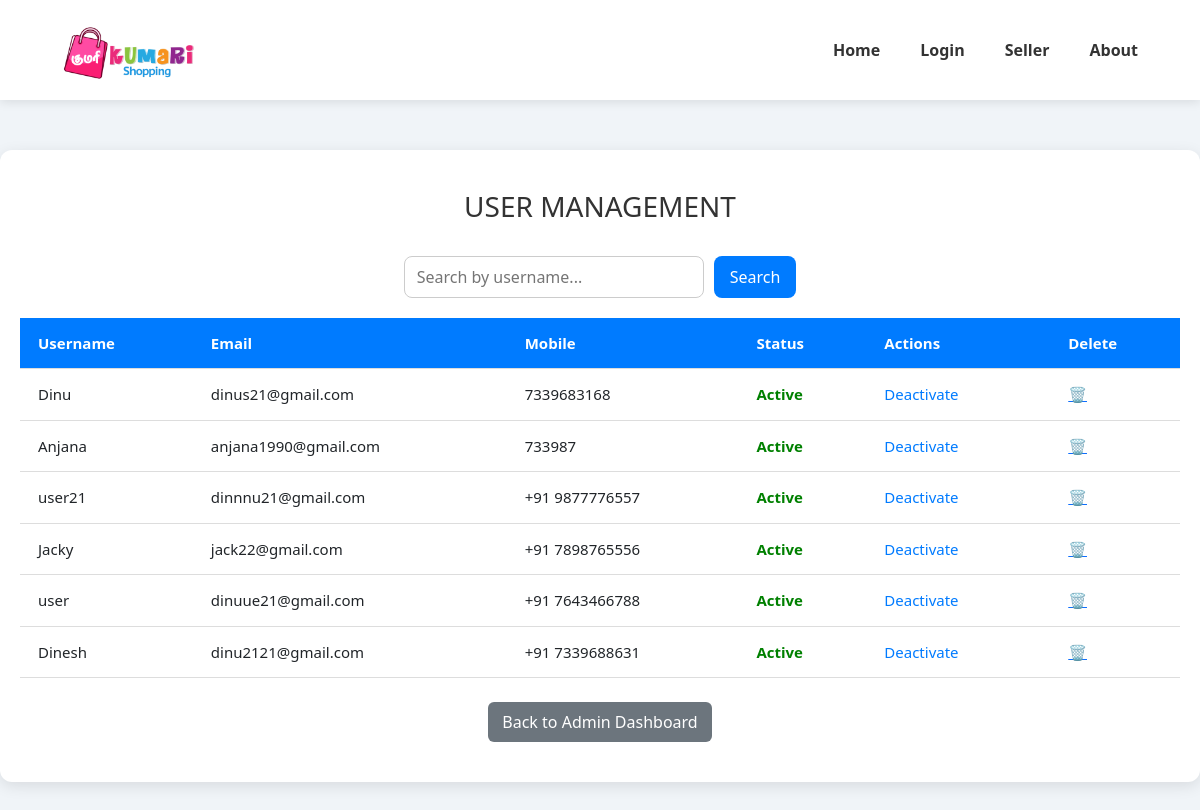
Page /admin-dashboard/user/ on the committed database.
### accounts/models.py (models this page shows, shortened)
class CustomUser(AbstractUser):
    user_role=(
        ('user','User'),
        ('seller','Seller'),
        ('admin','Admin'),
    )
    user_type= models.CharField(max_length=10,choices=user_role,default='user')
    user_profile=models.ImageField(
        upload_to='user_images',
        default='null',
        blank=False,
        validators=[FileExtensionValidator(allowed_extensions=['jpg', 'jpeg', 'png', 'svg','webp'])]
        )
    seller_profile=models.ImageField(
        upload_to='seller_images',
        default='null',
        blank=False,
        validators=[FileExtensionValidator(allowed_extensions=['jpg', 'jpeg', 'png', 'svg','webp'])]
        )
    mobile = models.CharField(
        max_length=14,
        unique=True,
        validators=[RegexValidator(r'^\+91\s?\d{10}$', 'Enter a valid mobile number with country code.')],
        verbose_name='Mobile Number'
    )
    address = models.TextField(
        max_length=150,
        blank=False,
        verbose_name='Address'
    )
    username = models.CharField(
        max_length=150,  # You can change this if needed
        unique=True,
        blank=False,
        null=False,
        validators=[RegexValidator(r'^[a-zA-Z][a-zA-Z0-9]*$','Username only starts with alphabetic characters')]
    )
    first_name = models.CharField(
        max_length=50,
        blank=False,
        validators=[RegexValidator(r'^[a-zA-Z]+$', 'Only alphabetic characters are allowed.')]
    )
    last_name = models.CharField(
        max_length=50,
        blank=False,
        validators=[RegexValidator(r'^[a-zA-Z]+$', 'Only alphabetic characters are allowed.')]
        )
    email = models.EmailField(
        blank=False,
        unique=True)
    is_active = models.BooleanField(default=True)
    objects = CustomUserManager()
    USERNAME_FIELD = 'username'
    REQUIRED_FIELDS = ['mobile']

### admin_dashboard/views.py (the view)
# urls.py: path('user/',views.user,name='user'),
def user(request):
    q_user = request.GET.get('q')
    users = CustomUser.objects.filter(user_type='user')
    if q_user:
        users = users.filter(username__icontains=q_user)
    for user in users:
        if q_user:
            pattern = re.compile(re.escape(q_user), re.IGNORECASE)
            highlighted = pattern.sub(
                lambda m: f'<span style="background-color: yellow;">{m.group(0)}</span>',
                user.username
            )
            user.highlighted_username = mark_safe(highlighted)
        else:
            user.highlighted_username = user.username
    return render(request, 'admin-user.html', {'users': users})

### templates/admin-user.html (shortened to what this page needs)
{% extends "base.html" %}
{% load static %}
{% block content %}
<div class="container">
    <h3>USER MANAGEMENT</h3> <br>
  <form method="get">
    <input type="text" name="q" placeholder="Search by username..." value="{{ request.GET.q }}">
    <button type="submit">Search</button>
  </form>
  <table>
    <tr>
      <th>Username</th>
      <th>Email</th>
      <th>Mobile</th>
      <th>Status</th>
      <th>Actions</th>
      <th>Delete</th>
    </tr>
    {% for user in users %}
    <tr>
        <td>{{ user.highlighted_username | safe }}</td>
        <td>{{ user.email }}</td>
        <td>{{ user.mobile }}</td>
        <td>
            {% if user.is_active %}
            <span style="color: green; font-weight: bold;">Active</span>
            {% else %}
            <span style="color: red; font-weight: bold;">Deactivated</span>
            {% endif %}
        </td>
        <td class="action-links">
            {% if user.is_active %}
            <a href="{% url 'deactivate_user' user.id %}">Deactivate</a>
            {% else %}
            <a href="{% url 'activate_user' user.id %}">Activate</a>
            {% endif %}
        </td>
        <td>
            <a href="{% url 'delete_user' user.id %}">🗑️</a>
        </td>
    </tr>
    {% empty %}
      <tr>
        <td colspan="5" class="no-results">No users found.</td>
      </tr>
    {% endfor %}
  </table> <br>
  <div style="text-align: center;">
  <a href="{% url 'admin_dashboard' %}" class="back-button">Back to Admin Dashboard</a>
  </div>
</div>
{% endblock %}

### static/css/style.css (style rules this page uses)
body { margin: 0; padding: 0; height: 100%; }

### templates/navbar.html (style rules this page uses)
button { padding: 6px 14px; background-color: #007bff; color: white; border: none; font-size: 16px; border-radius: 8px; cursor: pointer; transition: background-color 0.3s; }

### templates/admin-user.html (style rules this page uses)
body { font-family: 'Segoe UI', sans-serif; background-color: #f0f4f8; }
.container { max-width: 1200px; margin: 150px auto; padding: 20px; background-color: white; border-radius: 12px; box-shadow: 0 4px 15px rgba(0,0,0,0.1); }
h3 { margin-top: 20px; color: #333; text-align: center; }
form { display: flex; justify-content: center; margin-bottom: 20px; gap: 10px; }
input[type="text"] { padding: 8px 12px; width: 300px; border: 1px solid #ccc; border-radius: 8px; transition: border-color 0.3s; }
button { padding: 8px 16px; background-color: #007bff; color: white; border: none; border-radius: 8px; cursor: pointer; transition: background-color 0.3s; }
table { width: 100%; border-collapse: collapse; margin-top: 10px; }
th, td { padding: 14px 18px; text-align: left; font-size: 15px; border-bottom: 1px solid #ddd; }
th { background-color: #007bff; color: white; }
.action-links a { color: #007bff; text-decoration: none; margin-right: 10px; }
.back-button { display: inline-block; margin-bottom: 20px; background-color: #6c757d; color: white; padding: 8px 14px; border-radius: 6px; text-decoration: none; font-weight: 500; transition: background-color 0.3s; }

### rows in the picture
CustomUser: highlighted_username "Dinu", email "dinus21@gmail.com", mobile "7339683168", is_active "Active"
CustomUser: highlighted_username "Anjana", email "anjana1990@gmail.com", mobile "733987", is_active "Active"
CustomUser: highlighted_username "user21", email "dinnnu21@gmail.com", mobile "+91 9877776557", is_active "Active"
CustomUser: highlighted_username "Jacky", email "jack22@gmail.com", mobile "+91 7898765556", is_active "Active"
CustomUser: highlighted_username "user", email "dinuue21@gmail.com", mobile "+91 7643466788", is_active "Active"
CustomUser: highlighted_username "Dinesh", email "dinu2121@gmail.com", mobile "+91 7339688631", is_active "Active"
